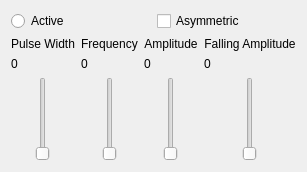
      <widget class="QWidget" name="tab_6">
       <attribute name="title">
        <string>Channel 7</string>
       </attribute>
       <layout class="QGridLayout" name="gridLayout_6">
        <item row="0" column="0">
         <layout class="QVBoxLayout" name="wrapping_layout_6">
          <item>
           <layout class="QHBoxLayout" name="options_layout_6">
            <item>
             <widget class="QRadioButton" name="active_button_6">
              <property name="text">
               <string>Active</string>
              </property>
             </widget>
            </item>
            <item>
             <widget class="QCheckBox" name="asymmetric_button_6">
              <property name="text">
               <string>Asymmetric</string>
              </property>
              <property name="tristate">
               <bool>false</bool>
              </property>
             </widget>
            </item>
           </layout>
          </item>
          <item>
           <layout class="QGridLayout" name="parameter_layout_6">
            <item row="2" column="2">
             <widget class="QSlider" name="amplitude_slider_6">
              <property name="sizePolicy">
               <sizepolicy hsizetype="MinimumExpanding" vsizetype="Expanding">
                <horstretch>0</horstretch>
                <verstretch>0</verstretch>
               </sizepolicy>
              </property>
              <property name="maximum">
               <number>15</number>
              </property>
              <property name="orientation">
               <enum>Qt::Vertical</enum>
              </property>
             </widget>
            </item>
            <item row="0" column="1">
             <widget class="QLabel" name="frequency_label_6">
              <property name="sizePolicy">
               <sizepolicy hsizetype="MinimumExpanding" vsizetype="Preferred">
                <horstretch>0</horstretch>
                <verstretch>0</verstretch>
               </sizepolicy>
              </property>
              <property name="text">
               <string>Frequency</string>
              </property>
              <property name="alignment">
               <set>Qt::AlignCenter</set>
              </property>
             </widget>
            </item>
            <item row="0" column="3" rowspan="3">
             <widget class="QFrame" name="amplitude_falling_layout_6">
              <layout class="QVBoxLayout" name="amplitude_2_layout_7">
               <property name="leftMargin">
                <number>0</number>
               </property>
               <property name="topMargin">
                <number>0</number>
               </property>
               <property name="rightMargin">
                <number>0</number>
               </property>
               <property name="bottomMargin">
                <number>0</number>
               </property>
               <item>
                <widget class="QLabel" name="amplitude_falling_label_6">
                 <property name="sizePolicy">
                  <sizepolicy hsizetype="MinimumExpanding" vsizetype="Preferred">
                   <horstretch>0</horstretch>
                   <verstretch>0</verstretch>
                  </sizepolicy>
                 </property>
                 <property name="text">
                  <string>Falling Amplitude</string>
                 </property>
                 <property name="alignment">
                  <set>Qt::AlignCenter</set>
                 </property>
                </widget>
               </item>
               <item>
                <widget class="QLabel" name="amplitude_falling_value_6">
                 <property name="text">
                  <string>0</string>
                 </property>
                </widget>
               </item>
               <item>
                <widget class="QSlider" name="amplitude_falling_slider_6">
                 <property name="sizePolicy">
                  <sizepolicy hsizetype="MinimumExpanding" vsizetype="Expanding">
                   <horstretch>0</horstretch>
                   <verstretch>0</verstretch>
                  </sizepolicy>
                 </property>
                 <property name="maximum">
                  <number>15</number>
                 </property>
                 <property name="orientation">
                  <enum>Qt::Vertical</enum>
                 </property>
                </widget>
               </item>
              </layout>
             </widget>
            </item>
            <item row="1" column="0">
             <widget class="QLabel" name="pulse_width_value_6">
              <property name="text">
               <string>0</string>
              </property>
             </widget>
            </item>
            <item row="2" column="1">
             <widget class="QSlider" name="frequency_slider_6">
              <property name="sizePolicy">
               <sizepolicy hsizetype="MinimumExpanding" vsizetype="Expanding">
                <horstretch>0</horstretch>
                <verstretch>0</verstretch>
               </sizepolicy>
              </property>
              <property name="maximum">
               <number>200</number>
              </property>
              <property name="orientation">
               <enum>Qt::Vertical</enum>
              </property>
             </widget>
            </item>
            <item row="0" column="2">
             <widget class="QLabel" name="amplitude_label_6">
              <property name="sizePolicy">
               <sizepolicy hsizetype="MinimumExpanding" vsizetype="Preferred">
                <horstretch>0</horstretch>
                <verstretch>0</verstretch>
               </sizepolicy>
              </property>
              <property name="text">
               <string>Amplitude</string>
              </property>
              <property name="alignment">
               <set>Qt::AlignCenter</set>
              </property>
             </widget>
            </item>
            <item row="1" column="1">
             <widget class="QLabel" name="frequency_value_6">
              <property name="text">
               <string>0</string>
              </property>
             </widget>
            </item>
            <item row="0" column="0">
             <widget class="QLabel" name="pulse_width_label_6">
              <property name="sizePolicy">
               <sizepolicy hsizetype="MinimumExpanding" vsizetype="Preferred">
                <horstretch>0</horstretch>
                <verstretch>0</verstretch>
               </sizepolicy>
              </property>
              <property name="text">
               <string>Pulse Width</string>
              </property>
              <property name="alignment">
               <set>Qt::AlignCenter</set>
              </property>
              <property name="wordWrap">
               <bool>false</bool>
              </property>
             </widget>
            </item>
            <item row="2" column="0">
             <widget class="QSlider" name="pulse_width_slider_6">
              <property name="sizePolicy">
               <sizepolicy hsizetype="MinimumExpanding" vsizetype="Expanding">
                <horstretch>0</horstretch>
                <verstretch>0</verstretch>
               </sizepolicy>
              </property>
              <property name="maximum">
               <number>200</number>
              </property>
              <property name="orientation">
               <enum>Qt::Vertical</enum>
              </property>
             </widget>
            </item>
            <item row="1" column="2">
             <widget class="QLabel" name="amplitude_value_6">
              <property name="text">
               <string>0</string>
              </property>
             </widget>
            </item>
           </layout>
          </item>
         </layout>
        </item>
       </layout>
      </widget>
